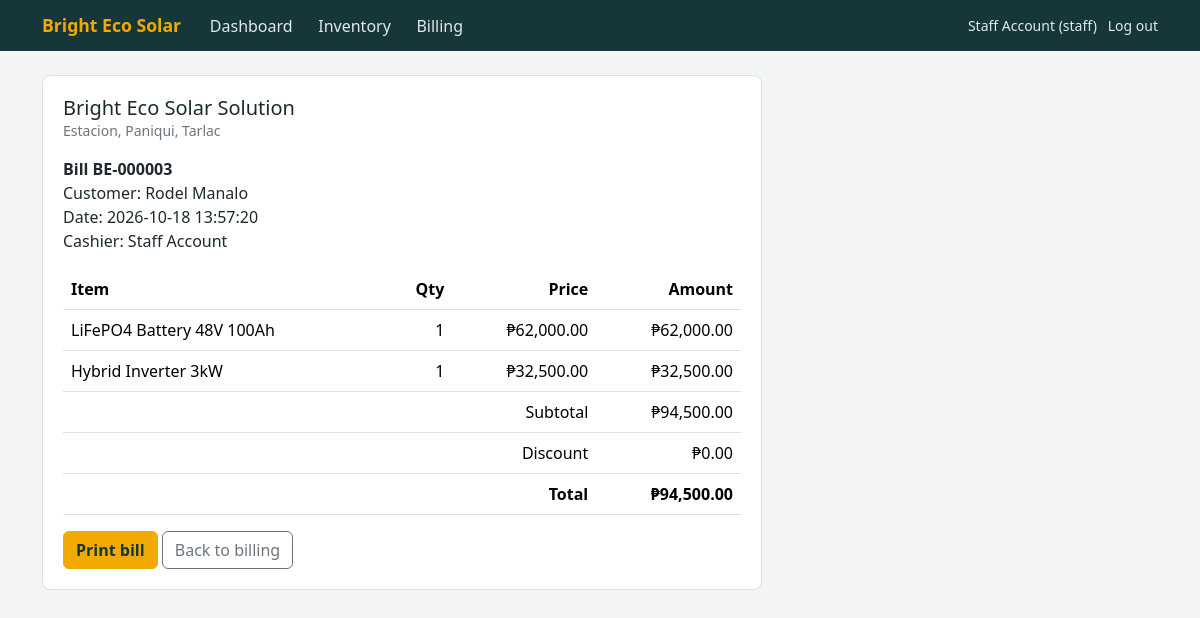
/bill_view.php?id=3 (signed in), run on the app's committed database.
### tables this page shows
CREATE TABLE bills(id INT AUTO_INCREMENT PRIMARY KEY,user_id INT NOT NULL,customer_name VARCHAR(120) NOT NULL,subtotal DECIMAL(12,2) NOT NULL DEFAULT 0,discount DECIMAL(12,2) NOT NULL DEFAULT 0,total DECIMAL(12,2) NOT NULL DEFAULT 0,created_at TIMESTAMP DEFAULT CURRENT_TIMESTAMP,FOREIGN KEY(user_id) REFERENCES users(id));

CREATE TABLE users(id INT AUTO_INCREMENT PRIMARY KEY,name VARCHAR(100) NOT NULL,username VARCHAR(50) NOT NULL UNIQUE,password_hash VARCHAR(255) NOT NULL,role ENUM('admin','owner','staff') NOT NULL,status TINYINT NOT NULL DEFAULT 1,created_at TIMESTAMP DEFAULT CURRENT_TIMESTAMP);

CREATE TABLE bill_items(id INT AUTO_INCREMENT PRIMARY KEY,bill_id INT NOT NULL,product_id INT NOT NULL,quantity INT NOT NULL,unit_price DECIMAL(12,2) NOT NULL,FOREIGN KEY(bill_id) REFERENCES bills(id),FOREIGN KEY(product_id) REFERENCES products(id));

CREATE TABLE products(id INT AUTO_INCREMENT PRIMARY KEY,name VARCHAR(150) NOT NULL,category_id INT NOT NULL,specs VARCHAR(255) DEFAULT '',price DECIMAL(12,2) NOT NULL,quantity INT NOT NULL DEFAULT 0,reorder_level INT NOT NULL DEFAULT 5,status TINYINT NOT NULL DEFAULT 1,FOREIGN KEY(category_id) REFERENCES categories(id));

### includes/auth.php (called while the page is built, shortened)
<?php
function h($s){ return htmlspecialchars((string)$s, ENT_QUOTES, 'UTF-8'); }
function peso($n){ return '₱'.number_format((float)$n, 2); }
function user(){ return $_SESSION['user'] ?? null; }

### bill_view.php (the view, shortened to what this page needs)
<?php require 'includes/auth.php'; require_login(); $title='Bill'; $pdo=db();
$s=$pdo->prepare('SELECT b.*,u.name AS cashier FROM bills b JOIN users u ON u.id=b.user_id WHERE b.id=?'); $s->execute([(int)($_GET['id'] ?? 0)]); $b=$s->fetch();
$i=$pdo->prepare('SELECT bi.*,p.name FROM bill_items bi JOIN products p ON p.id=bi.product_id WHERE bi.bill_id=?'); $i->execute([$b['id']]); $items=$i->fetchAll();
include 'includes/header.php'; ?>
<div class="panel" style="max-width:720px">
<h1 class="h5 mb-0">Bright Eco Solar Solution</h1><p class="text-secondary small">Estacion, Paniqui, Tarlac</p>
<p class="mb-3"><strong>Bill BE-<?= str_pad($b['id'],6,'0',STR_PAD_LEFT) ?></strong><br>Customer: <?= h($b['customer_name']) ?><br>Date: <?= h($b['created_at']) ?><br>Cashier: <?= h($b['cashier']) ?></p>
<table class="table"><thead><tr><th>Item</th><th class="text-end">Qty</th><th class="text-end">Price</th><th class="text-end">Amount</th></tr></thead><tbody>
<?php foreach($items as $r): ?><tr><td><?= h($r['name']) ?></td><td class="text-end"><?= (int)$r['quantity'] ?></td><td class="text-end"><?= peso($r['unit_price']) ?></td><td class="text-end"><?= peso($r['quantity']*$r['unit_price']) ?></td></tr><?php endforeach; ?>
</tbody><tfoot><tr><td colspan="3" class="text-end">Subtotal</td><td class="text-end"><?= peso($b['subtotal']) ?></td></tr>
<tr><td colspan="3" class="text-end">Discount</td><td class="text-end"><?= peso($b['discount']) ?></td></tr>
<tr><td colspan="3" class="text-end"><strong>Total</strong></td><td class="text-end"><strong><?= peso($b['total']) ?></strong></td></tr></tfoot></table>
<button class="btn btn-sun no-print" onclick="print()">Print bill</button> <a class="btn btn-outline-secondary no-print" href="billing.php">Back to billing</a></div>
<?php include 'includes/footer.php'; ?>

### includes/header.php (shortened to what this page needs)
<?php
$u = user(); $page = basename($_SERVER['SCRIPT_NAME']);
function nav($f,$l,$p){ return '<a class="nav-link'.($p===$f?' active':'').'" href="'.$f.'">'.$l.'</a>'; }
?><!doctype html>
<html lang="en"><head><meta charset="utf-8"><meta name="viewport" content="width=device-width,initial-scale=1">
<link href="https://cdn.jsdelivr.net/npm/bootstrap@5.3.3/dist/css/bootstrap.min.css" rel="stylesheet">
<link href="assets/style.css" rel="stylesheet"></head><body>
<nav class="topbar"><div class="container-xl d-flex flex-wrap align-items-center gap-3 py-2">
  <strong class="brand">Bright Eco Solar</strong>
  <div class="nav flex-grow-1">
    <?= nav('index.php','Dashboard',$page) ?><?= nav('inventory.php','Inventory',$page) ?><?= nav('billing.php','Billing',$page) ?>
  </div>
  <span class="small"><?= h($u['name']) ?> (<?= h($u['role']) ?>) &nbsp; <a href="logout.php">Log out</a></span>
</div></nav>
<main class="container-xl py-4">

### assets/style.css (style rules this page uses)
:root { --pine:#16363a;--sun:#f2a900;--paper:#f2f5f4;--ink:#1d2a2d }
body { background:var(--paper);color:var(--ink);font-family:"Public Sans",system-ui,sans-serif }
.topbar { background:var(--pine);color:#dfeae8 }
.topbar a { color:#dfeae8;text-decoration:none }
.topbar .nav-link { padding:.35rem .8rem;border-radius:6px }
.brand { color:var(--sun);font-size:1.1rem }
.panel { background:#fff;border:1px solid #d9e2e0;border-radius:8px;padding:1.25rem }
.btn-sun { background:var(--sun);border-color:var(--sun);color:#16363a;font-weight:600 }

### data on the page
bills: user.name "Staff Account", id "000003", customer_name "Rodel Manalo", created_at "2026-10-18 13:57:20", subtotal "₱94,500.00", discount "₱0.00", total "₱94,500.00"
bill_items: product.name "LiFePO4 Battery 48V 100Ah", quantity "1", unit_price "₱62,000.00", peso($r['quantity']*$r['unit_price']) "₱62,000.00"
bill_items: product.name "Hybrid Inverter 3kW", quantity "1", unit_price "₱32,500.00", peso($r['quantity']*$r['unit_price']) "₱32,500.00"

### other printed values
$l "Dashboard Inventory Billing"
$u['role'] "staff"
